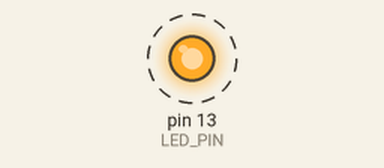
A sketch run on a simulated Arduino Uno, built with avr-gcc and run on an emulated ATmega328P. On the bench: output pins drawn as LEDs (lit = HIGH). Dashed ring = blinking. What the sketch prints to the serial monitor is not drawn.

Above: at 0.2 s.
Timing chart, 0 to 3.0 s (numbered marks = the images above):
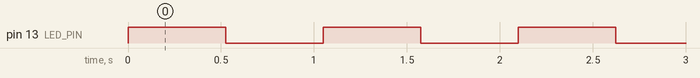

The sketch:

blinking_synch.ino
```cpp
#include "Led.h"
#include "Timer.h"

#define LED_PIN 13

Light* led;
Timer timer;

enum { ON, OFF} state;

void setup(){
  Serial.begin(9600);
  led = new Led(LED_PIN);
  state = OFF;
  timer.setupPeriod(500);
}

void step(){
  switch (state){
    case OFF:
      led->switchOn();
      Serial.println("ON");
      state = ON;
      break;
    case ON:
      led->switchOff();
      Serial.println("OFF");
      state = OFF;
      break;
  }
}

void loop(){
  timer.waitForNextTick();
  step();
};
```

Led.cpp
```cpp
#include "Led.h"
#include "Arduino.h"

Led::Led(int pin){
  this->pin = pin;
  pinMode(pin,OUTPUT);
}

void Led::switchOn(){
  digitalWrite(pin,HIGH);
}

void Led::switchOff(){
  digitalWrite(pin,LOW);
};
```

Led.h
```cpp
#ifndef __LED__
#define __LED__

#include "Light.h"

class Led: public Light {
public:
  Led(int pin);
  void switchOn();
  void switchOff();
private:
  int pin;
};

#endif
```

Light.h
```cpp
#ifndef __LIGHT__
#define __LIGHT__

class Light {
public:
  virtual void switchOn() = 0;
  virtual void switchOff() = 0;
};

#endif
```

Timer.cpp
```cpp
#include "Timer.h"
#include "Arduino.h"

volatile bool timerFlag;

ISR(TIMER1_COMPA_vect){
  timerFlag = true;
}

Timer::Timer(){
  timerFlag = false;
}

void Timer::setupFreq(int freq){

  // disabling interrupt
  cli();

  TCCR1A = 0; // set entire TCCR1A register to 0
  TCCR1B = 0; // same for TCCR1B
  TCNT1  = 0; //initialize counter value to 0

  /*
   * set compare match register
   *
   * OCR1A = (16*2^20) / (100*PRESCALER) - 1 (must be < 65536)
   *
   * assuming a prescaler = 1024 => OCR1A = (16*2^10)/freq
   */
  OCR1A = 16*1024/freq;
  // turn on CTC mode
  TCCR1B |= (1 << WGM12);
  // Set CS11 for 8 prescaler
  TCCR1B |= (1 << CS12) | (1 << CS10);
  // enable timer compare interrupt
  TIMSK1 |= (1 << OCIE1A);

  // enabling interrupt
  sei();

}

/* period in ms */
void Timer::setupPeriod(int period){

  // disabling interrupt
  cli();

  TCCR1A = 0; // set entire TCCR1A register to 0
  TCCR1B = 0; // same for TCCR1B
  TCNT1  = 0; //initialize counter value to 0

  /*
   * set compare match register
   *
   * OCR1A = (16*2^20) / (100*PRESCALER) - 1 (must be < 65536)
   *
   * assuming a prescaler = 1024 => OCR1A = (16*2^10)* period/1000 (being in ms)
   */
  OCR1A = 16.384*period;
  // turn on CTC mode
  TCCR1B |= (1 << WGM12);
  // Set CS11 for 8 prescaler
  TCCR1B |= (1 << CS12) | (1 << CS10);
  // enable timer compare interrupt
  TIMSK1 |= (1 << OCIE1A);

  // enabling interrupt
  sei();

}

void Timer::waitForNextTick(){
  /* wait for timer signal */
  while (!timerFlag){}
  timerFlag = false;

}
```

Timer.h
```cpp
#ifndef __TIMER__
#define __TIMER__

class Timer {

public:
  Timer();
  void setupFreq(int freq);
  /* period in ms */
  void setupPeriod(int period);
  void waitForNextTick();

};


#endif
```

Measured:
- by itself, pin 13 (LED_PIN): alternates HIGH for 0.52 s and LOW for 0.52 s
